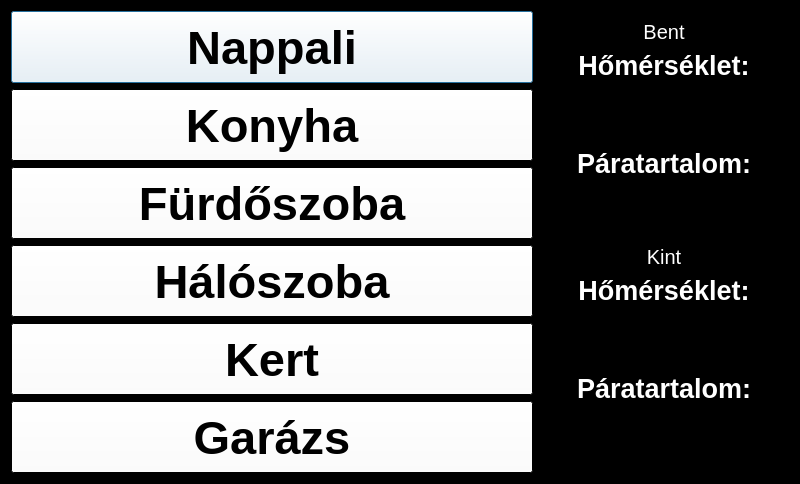
<?xml version="1.0" encoding="UTF-8"?>
<ui version="4.0">
 <class>Smarthome</class>
 <widget class="QDialog" name="Smarthome">
  <property name="enabled">
   <bool>true</bool>
  </property>
  <property name="geometry">
   <rect>
    <x>0</x>
    <y>0</y>
    <width>800</width>
    <height>482</height>
   </rect>
  </property>
  <property name="palette">
   <palette>
    <active>
     <colorrole role="WindowText">
      <brush brushstyle="SolidPattern">
       <color alpha="255">
        <red>255</red>
        <green>255</green>
        <blue>255</blue>
       </color>
      </brush>
     </colorrole>
     <colorrole role="Button">
      <brush brushstyle="SolidPattern">
       <color alpha="255">
        <red>255</red>
        <green>255</green>
        <blue>255</blue>
       </color>
      </brush>
     </colorrole>
     <colorrole role="Midlight">
      <brush brushstyle="SolidPattern">
       <color alpha="255">
        <red>255</red>
        <green>255</green>
        <blue>255</blue>
       </color>
      </brush>
     </colorrole>
     <colorrole role="Dark">
      <brush brushstyle="SolidPattern">
       <color alpha="255">
        <red>255</red>
        <green>255</green>
        <blue>255</blue>
       </color>
      </brush>
     </colorrole>
     <colorrole role="Mid">
      <brush brushstyle="SolidPattern">
       <color alpha="255">
        <red>255</red>
        <green>255</green>
        <blue>255</blue>
       </color>
      </brush>
     </colorrole>
     <colorrole role="Text">
      <brush brushstyle="SolidPattern">
       <color alpha="255">
        <red>0</red>
        <green>0</green>
        <blue>0</blue>
       </color>
      </brush>
     </colorrole>
     <colorrole role="ButtonText">
      <brush brushstyle="SolidPattern">
       <color alpha="255">
        <red>0</red>
        <green>0</green>
        <blue>0</blue>
       </color>
      </brush>
     </colorrole>
     <colorrole role="Base">
      <brush brushstyle="SolidPattern">
       <color alpha="255">
        <red>255</red>
        <green>255</green>
        <blue>255</blue>
       </color>
      </brush>
     </colorrole>
     <colorrole role="Window">
      <brush brushstyle="SolidPattern">
       <color alpha="255">
        <red>0</red>
        <green>0</green>
        <blue>0</blue>
       </color>
      </brush>
     </colorrole>
    </active>
    <inactive>
     <colorrole role="WindowText">
      <brush brushstyle="SolidPattern">
       <color alpha="255">
        <red>255</red>
        <green>255</green>
        <blue>255</blue>
       </color>
      </brush>
     </colorrole>
     <colorrole role="Button">
      <brush brushstyle="SolidPattern">
       <color alpha="255">
        <red>255</red>
        <green>255</green>
        <blue>255</blue>
       </color>
      </brush>
     </colorrole>
     <colorrole role="Midlight">
      <brush brushstyle="SolidPattern">
       <color alpha="255">
        <red>255</red>
        <green>255</green>
        <blue>255</blue>
       </color>
      </brush>
     </colorrole>
     <colorrole role="Dark">
      <brush brushstyle="SolidPattern">
       <color alpha="255">
        <red>255</red>
        <green>255</green>
        <blue>255</blue>
       </color>
      </brush>
     </colorrole>
     <colorrole role="Mid">
      <brush brushstyle="SolidPattern">
       <color alpha="255">
        <red>255</red>
        <green>255</green>
        <blue>255</blue>
       </color>
      </brush>
     </colorrole>
     <colorrole role="Text">
      <brush brushstyle="SolidPattern">
       <color alpha="255">
        <red>0</red>
        <green>0</green>
        <blue>0</blue>
       </color>
      </brush>
     </colorrole>
     <colorrole role="ButtonText">
      <brush brushstyle="SolidPattern">
       <color alpha="255">
        <red>0</red>
        <green>0</green>
        <blue>0</blue>
       </color>
      </brush>
     </colorrole>
     <colorrole role="Base">
      <brush brushstyle="SolidPattern">
       <color alpha="255">
        <red>255</red>
        <green>255</green>
        <blue>255</blue>
       </color>
      </brush>
     </colorrole>
     <colorrole role="Window">
      <brush brushstyle="SolidPattern">
       <color alpha="255">
        <red>0</red>
        <green>0</green>
        <blue>0</blue>
       </color>
      </brush>
     </colorrole>
    </inactive>
    <disabled>
     <colorrole role="WindowText">
      <brush brushstyle="SolidPattern">
       <color alpha="255">
        <red>255</red>
        <green>255</green>
        <blue>255</blue>
       </color>
      </brush>
     </colorrole>
     <colorrole role="Button">
      <brush brushstyle="SolidPattern">
       <color alpha="255">
        <red>255</red>
        <green>255</green>
        <blue>255</blue>
       </color>
      </brush>
     </colorrole>
     <colorrole role="Midlight">
      <brush brushstyle="SolidPattern">
       <color alpha="255">
        <red>255</red>
        <green>255</green>
        <blue>255</blue>
       </color>
      </brush>
     </colorrole>
     <colorrole role="Dark">
      <brush brushstyle="SolidPattern">
       <color alpha="255">
        <red>255</red>
        <green>255</green>
        <blue>255</blue>
       </color>
      </brush>
     </colorrole>
     <colorrole role="Mid">
      <brush brushstyle="SolidPattern">
       <color alpha="255">
        <red>255</red>
        <green>255</green>
        <blue>255</blue>
       </color>
      </brush>
     </colorrole>
     <colorrole role="Text">
      <brush brushstyle="SolidPattern">
       <color alpha="255">
        <red>255</red>
        <green>255</green>
        <blue>255</blue>
       </color>
      </brush>
     </colorrole>
     <colorrole role="ButtonText">
      <brush brushstyle="SolidPattern">
       <color alpha="255">
        <red>255</red>
        <green>255</green>
        <blue>255</blue>
       </color>
      </brush>
     </colorrole>
     <colorrole role="Base">
      <brush brushstyle="SolidPattern">
       <color alpha="255">
        <red>0</red>
        <green>0</green>
        <blue>0</blue>
       </color>
      </brush>
     </colorrole>
     <colorrole role="Window">
      <brush brushstyle="SolidPattern">
       <color alpha="255">
        <red>0</red>
        <green>0</green>
        <blue>0</blue>
       </color>
      </brush>
     </colorrole>
    </disabled>
   </palette>
  </property>
  <property name="cursor">
   <cursorShape>ArrowCursor</cursorShape>
  </property>
  <property name="windowTitle">
   <string>Smart Home</string>
  </property>
  <layout class="QHBoxLayout" name="horizontalLayout_2">
   <item>
    <layout class="QHBoxLayout" name="horizontalLayout">
     <item>
      <layout class="QVBoxLayout" name="verticalLayout">
       <item>
        <widget class="QPushButton" name="livingroombtn">
         <property name="sizePolicy">
          <sizepolicy hsizetype="Minimum" vsizetype="Preferred">
           <horstretch>0</horstretch>
           <verstretch>0</verstretch>
          </sizepolicy>
         </property>
         <property name="palette">
          <palette>
           <active>
            <colorrole role="Midlight">
             <brush brushstyle="SolidPattern">
              <color alpha="255">
               <red>255</red>
               <green>255</green>
               <blue>255</blue>
              </color>
             </brush>
            </colorrole>
           </active>
           <inactive>
            <colorrole role="Midlight">
             <brush brushstyle="SolidPattern">
              <color alpha="255">
               <red>255</red>
               <green>255</green>
               <blue>255</blue>
              </color>
             </brush>
            </colorrole>
           </inactive>
           <disabled>
            <colorrole role="Midlight">
             <brush brushstyle="SolidPattern">
              <color alpha="255">
               <red>255</red>
               <green>255</green>
               <blue>255</blue>
              </color>
             </brush>
            </colorrole>
           </disabled>
          </palette>
         </property>
         <property name="font">
          <font>
           <family>Arial</family>
           <pointsize>35</pointsize>
           <weight>75</weight>
           <bold>true</bold>
          </font>
         </property>
         <property name="text">
          <string>Nappali</string>
         </property>
        </widget>
       </item>
       <item>
        <widget class="QPushButton" name="kitchenbtn">
         <property name="sizePolicy">
          <sizepolicy hsizetype="Minimum" vsizetype="Preferred">
           <horstretch>0</horstretch>
           <verstretch>0</verstretch>
          </sizepolicy>
         </property>
         <property name="font">
          <font>
           <family>Arial</family>
           <pointsize>35</pointsize>
           <weight>75</weight>
           <bold>true</bold>
          </font>
         </property>
         <property name="text">
          <string>Konyha</string>
         </property>
        </widget>
       </item>
       <item>
        <widget class="QPushButton" name="bathroombtn">
         <property name="sizePolicy">
          <sizepolicy hsizetype="Minimum" vsizetype="Preferred">
           <horstretch>0</horstretch>
           <verstretch>0</verstretch>
          </sizepolicy>
         </property>
         <property name="font">
          <font>
           <family>Arial</family>
           <pointsize>35</pointsize>
           <weight>75</weight>
           <bold>true</bold>
          </font>
         </property>
         <property name="text">
          <string>Fürdőszoba</string>
         </property>
        </widget>
       </item>
       <item>
        <widget class="QPushButton" name="bedroombtn">
         <property name="sizePolicy">
          <sizepolicy hsizetype="Minimum" vsizetype="Preferred">
           <horstretch>0</horstretch>
           <verstretch>0</verstretch>
          </sizepolicy>
         </property>
         <property name="font">
          <font>
           <family>Arial</family>
           <pointsize>35</pointsize>
           <weight>75</weight>
           <bold>true</bold>
          </font>
         </property>
         <property name="text">
          <string>Hálószoba</string>
         </property>
        </widget>
       </item>
       <item>
        <widget class="QPushButton" name="gardenbtn">
         <property name="sizePolicy">
          <sizepolicy hsizetype="Minimum" vsizetype="Preferred">
           <horstretch>0</horstretch>
           <verstretch>0</verstretch>
          </sizepolicy>
         </property>
         <property name="font">
          <font>
           <family>Arial</family>
           <pointsize>35</pointsize>
           <weight>75</weight>
           <bold>true</bold>
          </font>
         </property>
         <property name="text">
          <string>Kert</string>
         </property>
        </widget>
       </item>
       <item>
        <widget class="QPushButton" name="garagebtn">
         <property name="sizePolicy">
          <sizepolicy hsizetype="Minimum" vsizetype="Preferred">
           <horstretch>0</horstretch>
           <verstretch>0</verstretch>
          </sizepolicy>
         </property>
         <property name="font">
          <font>
           <family>Arial</family>
           <pointsize>35</pointsize>
           <weight>75</weight>
           <bold>true</bold>
          </font>
         </property>
         <property name="text">
          <string>Garázs</string>
         </property>
        </widget>
       </item>
      </layout>
     </item>
     <item>
      <widget class="QWidget" name="tem_and_hum" native="true">
       <property name="sizePolicy">
        <sizepolicy hsizetype="Maximum" vsizetype="Preferred">
         <horstretch>0</horstretch>
         <verstretch>0</verstretch>
        </sizepolicy>
       </property>
       <property name="minimumSize">
        <size>
         <width>250</width>
         <height>462</height>
        </size>
       </property>
       <layout class="QVBoxLayout" name="verticalLayout_8">
        <item>
         <layout class="QVBoxLayout" name="verticalLayout_4">
          <item>
           <widget class="QLabel" name="Livingroom">
            <property name="sizePolicy">
             <sizepolicy hsizetype="Preferred" vsizetype="Maximum">
              <horstretch>0</horstretch>
              <verstretch>0</verstretch>
             </sizepolicy>
            </property>
            <property name="minimumSize">
             <size>
              <width>230</width>
              <height>20</height>
             </size>
            </property>
            <property name="palette">
             <palette>
              <active>
               <colorrole role="WindowText">
                <brush brushstyle="SolidPattern">
                 <color alpha="255">
                  <red>255</red>
                  <green>255</green>
                  <blue>255</blue>
                 </color>
                </brush>
               </colorrole>
              </active>
              <inactive>
               <colorrole role="WindowText">
                <brush brushstyle="SolidPattern">
                 <color alpha="255">
                  <red>255</red>
                  <green>255</green>
                  <blue>255</blue>
                 </color>
                </brush>
               </colorrole>
              </inactive>
              <disabled>
               <colorrole role="WindowText">
                <brush brushstyle="SolidPattern">
                 <color alpha="255">
                  <red>120</red>
                  <green>120</green>
                  <blue>120</blue>
                 </color>
                </brush>
               </colorrole>
              </disabled>
             </palette>
            </property>
            <property name="font">
             <font>
              <family>Arial</family>
              <pointsize>15</pointsize>
              <weight>50</weight>
              <bold>false</bold>
             </font>
            </property>
            <property name="text">
             <string>Bent</string>
            </property>
            <property name="textFormat">
             <enum>Qt::AutoText</enum>
            </property>
            <property name="alignment">
             <set>Qt::AlignCenter</set>
            </property>
           </widget>
          </item>
          <item>
           <layout class="QVBoxLayout" name="verticalLayout_3">
            <item>
             <widget class="QLabel" name="Temperature_inside">
              <property name="sizePolicy">
               <sizepolicy hsizetype="Preferred" vsizetype="Maximum">
                <horstretch>0</horstretch>
                <verstretch>0</verstretch>
               </sizepolicy>
              </property>
              <property name="minimumSize">
               <size>
                <width>228</width>
                <height>20</height>
               </size>
              </property>
              <property name="font">
               <font>
                <family>Arial</family>
                <pointsize>20</pointsize>
                <weight>75</weight>
                <bold>true</bold>
               </font>
              </property>
              <property name="text">
               <string>Hőmérséklet:</string>
              </property>
              <property name="alignment">
               <set>Qt::AlignCenter</set>
              </property>
             </widget>
            </item>
            <item>
             <widget class="QLabel" name="livingroomtemp">
              <property name="font">
               <font>
                <family>Arial</family>
                <pointsize>27</pointsize>
                <weight>75</weight>
                <bold>true</bold>
               </font>
              </property>
              <property name="text">
               <string/>
              </property>
              <property name="alignment">
               <set>Qt::AlignCenter</set>
              </property>
             </widget>
            </item>
           </layout>
          </item>
          <item>
           <layout class="QVBoxLayout" name="verticalLayout_2">
            <item>
             <widget class="QLabel" name="Humidit_inside">
              <property name="sizePolicy">
               <sizepolicy hsizetype="Preferred" vsizetype="Maximum">
                <horstretch>0</horstretch>
                <verstretch>0</verstretch>
               </sizepolicy>
              </property>
              <property name="minimumSize">
               <size>
                <width>228</width>
                <height>20</height>
               </size>
              </property>
              <property name="font">
               <font>
                <family>Arial</family>
                <pointsize>20</pointsize>
                <weight>75</weight>
                <bold>true</bold>
               </font>
              </property>
              <property name="text">
               <string>Páratartalom:</string>
              </property>
              <property name="alignment">
               <set>Qt::AlignCenter</set>
              </property>
             </widget>
            </item>
            <item>
             <widget class="QLabel" name="livingroomhum">
              <property name="font">
               <font>
                <family>Arial</family>
                <pointsize>27</pointsize>
                <weight>75</weight>
                <bold>true</bold>
               </font>
              </property>
              <property name="text">
               <string/>
              </property>
              <property name="alignment">
               <set>Qt::AlignCenter</set>
              </property>
             </widget>
            </item>
           </layout>
          </item>
         </layout>
        </item>
        <item>
         <layout class="QVBoxLayout" name="verticalLayout_5">
          <item>
           <widget class="QLabel" name="Garden">
            <property name="sizePolicy">
             <sizepolicy hsizetype="Preferred" vsizetype="Maximum">
              <horstretch>0</horstretch>
              <verstretch>0</verstretch>
             </sizepolicy>
            </property>
            <property name="minimumSize">
             <size>
              <width>230</width>
              <height>20</height>
             </size>
            </property>
            <property name="font">
             <font>
              <family>Arial</family>
              <pointsize>15</pointsize>
             </font>
            </property>
            <property name="text">
             <string>Kint</string>
            </property>
            <property name="alignment">
             <set>Qt::AlignCenter</set>
            </property>
           </widget>
          </item>
          <item>
           <layout class="QVBoxLayout" name="verticalLayout_6">
            <item>
             <widget class="QLabel" name="Tempereture_outside">
              <property name="sizePolicy">
               <sizepolicy hsizetype="Preferred" vsizetype="Maximum">
                <horstretch>0</horstretch>
                <verstretch>0</verstretch>
               </sizepolicy>
              </property>
              <property name="minimumSize">
               <size>
                <width>228</width>
                <height>20</height>
               </size>
              </property>
              <property name="font">
               <font>
                <family>Arial</family>
                <pointsize>20</pointsize>
                <weight>75</weight>
                <bold>true</bold>
               </font>
              </property>
              <property name="text">
               <string>Hőmérséklet:</string>
              </property>
              <property name="alignment">
               <set>Qt::AlignCenter</set>
              </property>
             </widget>
            </item>
            <item>
             <widget class="QLabel" name="gardentemp">
              <property name="font">
               <font>
                <family>Arial</family>
                <pointsize>27</pointsize>
                <weight>75</weight>
                <bold>true</bold>
               </font>
              </property>
              <property name="text">
               <string/>
              </property>
              <property name="alignment">
               <set>Qt::AlignCenter</set>
              </property>
             </widget>
            </item>
           </layout>
          </item>
          <item>
           <layout class="QVBoxLayout" name="verticalLayout_7">
            <item>
             <widget class="QLabel" name="label_9">
              <property name="sizePolicy">
               <sizepolicy hsizetype="Preferred" vsizetype="Maximum">
                <horstretch>0</horstretch>
                <verstretch>0</verstretch>
               </sizepolicy>
              </property>
              <property name="minimumSize">
               <size>
                <width>228</width>
                <height>20</height>
               </size>
              </property>
              <property name="font">
               <font>
                <family>Arial</family>
                <pointsize>20</pointsize>
                <weight>75</weight>
                <bold>true</bold>
               </font>
              </property>
              <property name="text">
               <string>Páratartalom:</string>
              </property>
              <property name="alignment">
               <set>Qt::AlignCenter</set>
              </property>
             </widget>
            </item>
            <item>
             <widget class="QLabel" name="gardenhum">
              <property name="font">
               <font>
                <family>Arial</family>
                <pointsize>27</pointsize>
                <weight>75</weight>
                <bold>true</bold>
               </font>
              </property>
              <property name="text">
               <string/>
              </property>
              <property name="alignment">
               <set>Qt::AlignCenter</set>
              </property>
             </widget>
            </item>
           </layout>
          </item>
         </layout>
        </item>
       </layout>
      </widget>
     </item>
    </layout>
   </item>
  </layout>
 </widget>
 <resources/>
 <connections/>
</ui>
